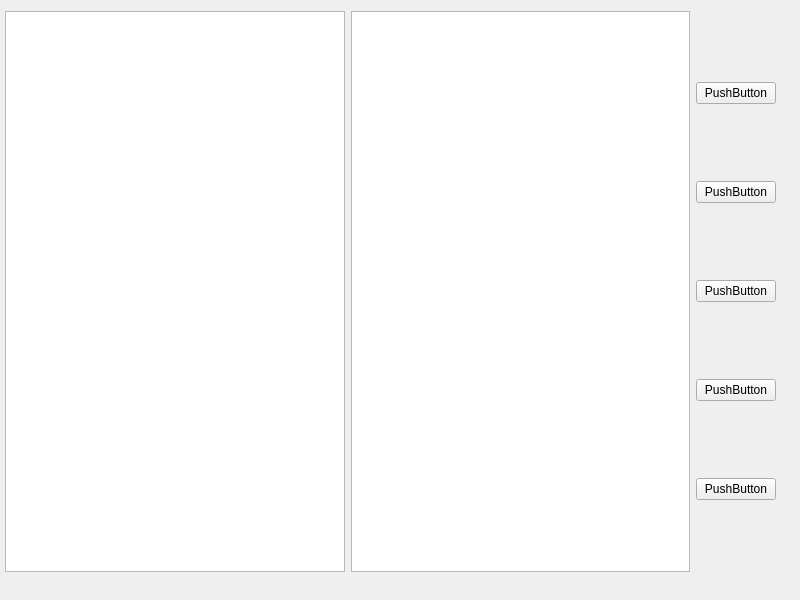
<?xml version="1.0" encoding="UTF-8"?>
<ui version="4.0">
 <class>adminpage</class>
 <widget class="QWidget" name="adminpage">
  <property name="geometry">
   <rect>
    <x>0</x>
    <y>0</y>
    <width>800</width>
    <height>600</height>
   </rect>
  </property>
  <property name="windowTitle">
   <string>Form</string>
  </property>
  <widget class="QWidget" name="layoutWidget">
   <property name="geometry">
    <rect>
     <x>5</x>
     <y>11</y>
     <width>771</width>
     <height>561</height>
    </rect>
   </property>
   <layout class="QHBoxLayout" name="horizontalLayout">
    <item>
     <widget class="QTableView" name="tasksView"/>
    </item>
    <item>
     <widget class="QTableView" name="usersView"/>
    </item>
    <item>
     <layout class="QVBoxLayout" name="verticalLayout">
      <item>
       <widget class="QPushButton" name="pushButton">
        <property name="text">
         <string>PushButton</string>
        </property>
       </widget>
      </item>
      <item>
       <widget class="QPushButton" name="pushButton_2">
        <property name="text">
         <string>PushButton</string>
        </property>
       </widget>
      </item>
      <item>
       <widget class="QPushButton" name="pushButton_3">
        <property name="text">
         <string>PushButton</string>
        </property>
       </widget>
      </item>
      <item>
       <widget class="QPushButton" name="pushButton_4">
        <property name="text">
         <string>PushButton</string>
        </property>
       </widget>
      </item>
      <item>
       <widget class="QPushButton" name="pushButton_5">
        <property name="text">
         <string>PushButton</string>
        </property>
       </widget>
      </item>
     </layout>
    </item>
   </layout>
  </widget>
 </widget>
 <resources/>
 <connections/>
</ui>
